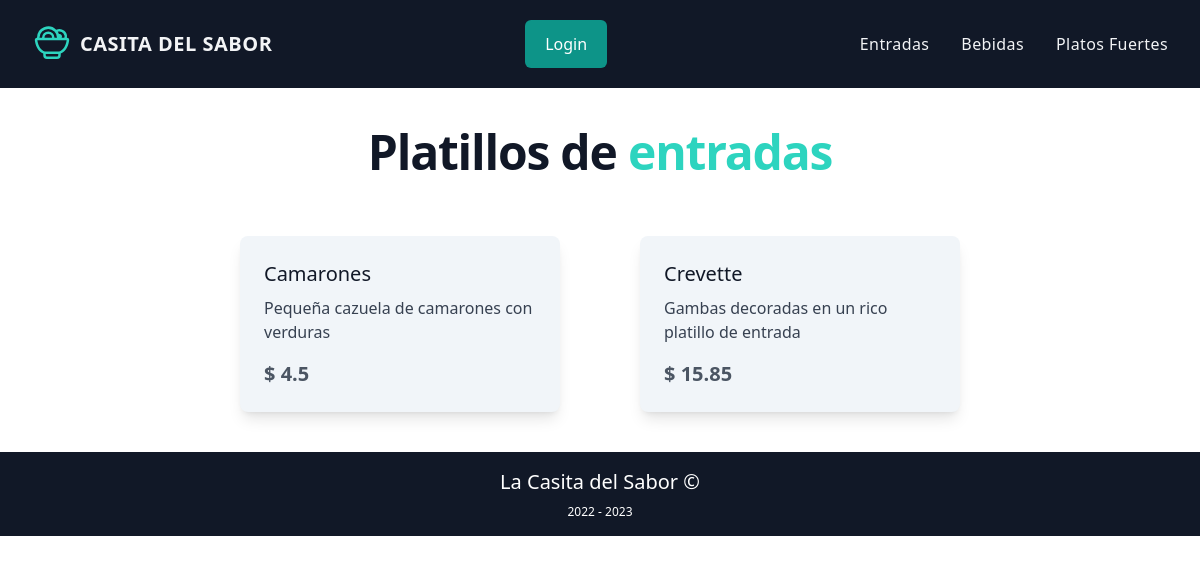
Page /index.php/hombres on the committed database.
### application/controllers/Hombres.php (called while the page is built, shortened)
<?php
class Hombres extends CI_Controller
{
  public function __construct()
  {
    $this->load->model("hombre");
  }
  public function index()
  {
    $data["listaHombres"] = $this->hombre->getHombres();
    $this->load->view('header');
    $this->load->view('hombres/index-public', $data);
    $this->load->view('footer');
  }
}

### index.php (called while the page is built, shortened)
<?php
 require_once BASEPATH.'core/CodeIgniter.php';

### application/models/Hombre.php (called while the page is built, shortened)
<?php
class Hombre extends CI_Model
{
  public function getHombres()
  {
    $hombres = $this->db->get('prenda-hombre');
    if ($hombres->num_rows() > 0) {
      return $hombres->result();
    } else {
      return false;
    }
  }
}

### application/views/hombres/index-public.php (the view, shortened to what this page needs)
<h1 class="text-center mt-10 mb-5 font-sans text-5xl font-bold tracking-tight text-gray-900">Platillos de <span
    class="inline-block text-teal-400">entradas</span></h1>
<div class="flex flex-wrap justify-center">
  <?php foreach ($listaHombres as $prendaHombre): ?>
    <a class="clickLogeate" class="flex">
      <div class="flex justify-center">
        <div id="card"
          class="flex-prendaHombre max-w-xs rounded-lg m-10 bg-slate-100 shadow-lg hover:scale-105 transition-all ease-in-out cursor-pointer">
          <div class="p-6 flex flex-col justify-start">
            <h5 id="nombre-prenda" class="text-gray-900 text-xl font-medium mb-2">
              <?php echo $prendaHombre->nombre_ph ?>
            </h5>
            <p class="text-gray-700 text-base mb-4">
              <?php echo $prendaHombre->descripcion_ph ?>
            </p>
            <p id="precio" class="text-gray-600 text-xl font-bold">$
              <?php echo $prendaHombre->precio_ph ?>
            </p>
          </div>
        </div>
      </div>
    </a>
  <?php endforeach; ?>
</div>

### rows in the picture
prenda-hombre: nombre_ph "Camarones", descripcion_ph "Pequeña cazuela de camarones con verduras", precio_ph "4.5"
prenda-hombre: nombre_ph "Crevette", descripcion_ph "Gambas decoradas en un rico platillo de entrada", precio_ph "15.85"
